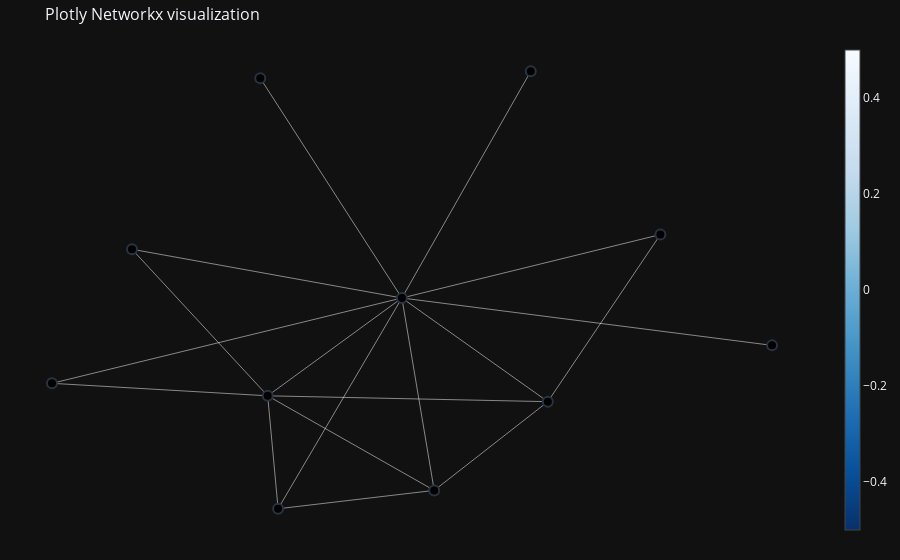

This figure's notebook cell:
### Code cell
visualize_network(G, color_by = None, size_by = None, title = None, layout = "spring_layout")

### Figure 1 — Plotly figure (JSON) as saved in the notebook; plotly's stock layout.template omitted (floating-point values rounded to 4 significant figures)
{"data": [{"hoverinfo": "text", "line": {"color": "white", "width": 0.5}, "mode": "lines", "text": ["Edge SIRT1 - EP300", "Edge SIRT1 - TP53", "Edge EP300 - DDX5", "Edge EP300 - MDM2", "Edge EP300 - CREBBP", "Edge EP300 - CDK2", "Edge EP300 - TP53", "Edge TP53 - AURKA", "Edge TP53 - DDX5", "Edge TP53 - UBE3A", "Edge TP53 - RPA1", "Edge TP53 - MDM2", "Edge TP53 - BARD1", "Edge TP53 - CREBBP", "Edge TP53 - CDK2", "Edge RPA1 - CDK2", "Edge CDK2 - CREBBP", "Edge MDM2 - CREBBP"], "type": "scatter", "x": [-0.6943, -0.3351, null, -0.6943, 0.02015, null, -0.3351, -0.9062, null, -0.3351, -0.3075, null, -0.3351, 0.1057, null, -0.3351, 0.4065, null, -0.3351, 0.02015, null, 0.02015, -0.3548, null, 0.02015, -0.9062, null, 0.02015, 1, null, 0.02015, 0.7044, null, 0.02015, -0.3075, null, 0.02015, 0.3612, null, 0.02015, 0.1057, null, 0.02015, 0.4065, null, 0.7044, 0.4065, null, 0.4065, 0.1057, null, -0.3075, 0.1057, null], "y": [0.2569, -0.3225, null, 0.2569, 0.0642, null, -0.3225, -0.2731, null, -0.3225, -0.7689, null, -0.3225, -0.6964, null, -0.3225, -0.3456, null, -0.3225, 0.0642, null, 0.0642, 0.9332, null, 0.0642, -0.2731, null, 0.0642, -0.1231, null, 0.0642, 0.3149, null, 0.0642, -0.7689, null, 0.0642, 0.9605, null, 0.0642, -0.6964, null, 0.0642, -0.3456, null, 0.3149, -0.3456, null, -0.3456, -0.6964, null, -0.7689, -0.6964, null]}, {"hoverinfo": "name+text", "marker": {"color": [], "colorbar": {"thickness": 15, "title": {"side": "right"}, "xanchor": "left"}, "colorscale": [[0, "rgb(247,251,255)"], [0.125, "rgb(222,235,247)"], [0.25, "rgb(198,219,239)"], [0.375, "rgb(158,202,225)"], [0.5, "rgb(107,174,214)"], [0.625, "rgb(66,146,198)"], [0.75, "rgb(33,113,181)"], [0.875, "rgb(8,81,156)"], [1, "rgb(8,48,107)"]], "line": {"width": 2}, "reversescale": true, "showscale": true, "size": 10}, "mode": "markers", "text": ["Node: SIRT1\n\ncolor: blue\npos: [-0.69434866  0.25691097]\n", "Node: EP300\n\ncolor: blue\npos: [-0.33509239 -0.32253208]\n", "Node: TP53\n\ncolor: green\npos: [0.02014737 0.06419802]\n", "Node: AURKA\n\ncolor: blue\npos: [-0.35479929  0.93315491]\n", "Node: DDX5\n\ncolor: blue\npos: [-0.90619604 -0.27310287]\n", "Node: UBE3A\n\ncolor: blue\npos: [ 1.         -0.12308995]\n", "Node: RPA1\n\ncolor: blue\npos: [0.70439899 0.31491907]\n", "Node: CDK2\n\ncolor: blue\npos: [ 0.4064823  -0.34564996]\n", "Node: MDM2\n\ncolor: blue\npos: [-0.30754869 -0.76894477]\n", "Node: CREBBP\n\ncolor: blue\npos: [ 0.10570854 -0.69640531]\n", "Node: BARD1\n\ncolor: blue\npos: [0.36124787 0.96054197]\n"], "type": "scatter", "x": [-0.6943, -0.3351, 0.02015, -0.3548, -0.9062, 1, 0.7044, 0.4065, -0.3075, 0.1057, 0.3612], "y": [0.2569, -0.3225, 0.0642, 0.9332, -0.2731, -0.1231, 0.3149, -0.3456, -0.7689, -0.6964, 0.9605]}], "layout": {"autosize": true, "hovermode": "closest", "margin": {"b": 20, "l": 5, "r": 5, "t": 40}, "showlegend": false, "title": {"font": {"size": 16}, "text": "Plotly Networkx visualization"}, "xaxis": {"autorange": true, "range": [-1.025, 1.119], "showgrid": false, "showticklabels": false, "type": "linear", "zeroline": false}, "yaxis": {"autorange": true, "range": [-0.9117, 1.103], "showgrid": false, "showticklabels": false, "type": "linear", "zeroline": false}}}
